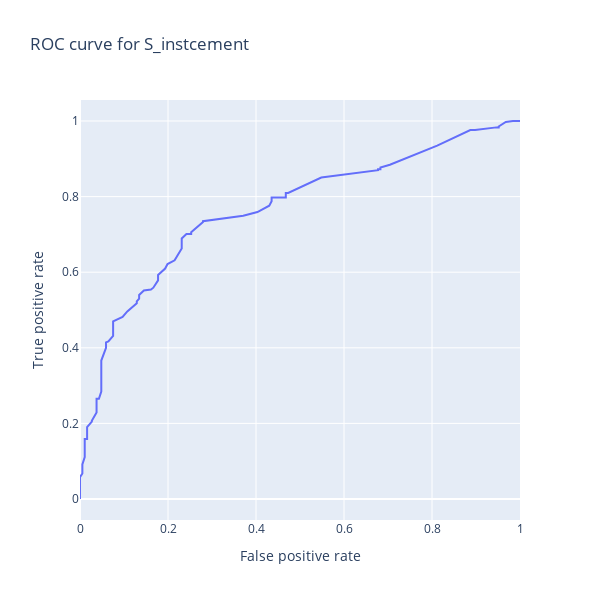

Write notebook code for a chart like this one.
### Code cell
plot_AUC_curve(GradientBoostingRegressor(), ['S_instcement'])
